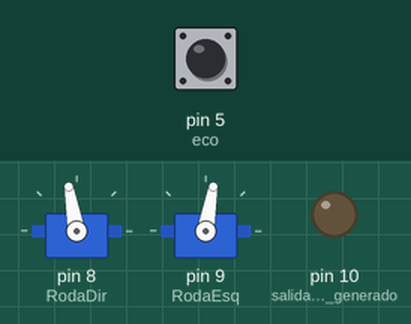
Recording of a sketch running on a simulated Arduino Uno, built with avr-gcc and run on an emulated ATmega328P. Shown: 2 × servo, output pins drawn as LEDs (lit = HIGH). Inputs (shaded band) come from the test bench; at power-on: pin 5 (eco) LOW.

Above: at 1.2 s.
1.3 s: pin 5 (eco) pulsed HIGH 2 times (0.12 s each, 0.3 s apart)
At 2.4 s:
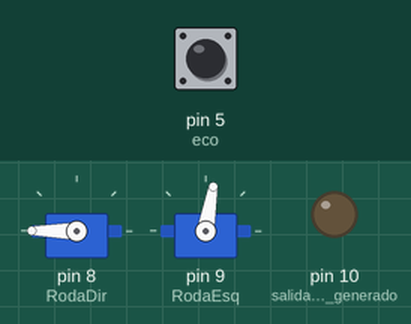
Timing chart, 0 to 4.3 s (numbered marks = the images above; inputs shaded):
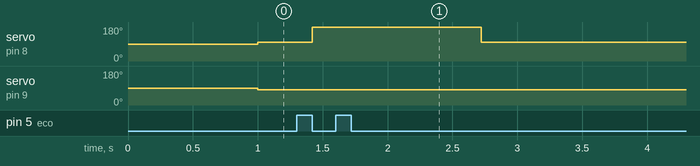

The sketch:

codigo_P_v1.ino
```cpp
#include <Servo.h>


//Inicializa as variaveis
int Vel = 10;
int Ajust = 15;
int D_Atual = 0;
int Sp = 0;
int P = 0;
int erro = 0;
int kp = 5;
long dis;
long tem;
int trigger=4;
int eco=5;

Servo RodaDir,RodaEsq;


 //Configura os pinos
void setup()
{
  pinMode(10, OUTPUT); //salida del pulso generado por el sensor ultrasónico
  pinMode(9, INPUT);//entrada del pulso generado por el sensor ultrasónico
  pinMode(11, INPUT);//alarma de la distancia(encenderá el led)
  RodaDir.attach(8);
  RodaEsq.attach(9);

}

void loop()
{
  //Le as informacoes dos sensores
  us();
  erro= Sp-D_Atual;
  P=kp*erro;

  //Condiçoes e regras
  if(D_Atual>=16){
  RodaDir.write((90+Vel)-P);
  RodaEsq.write(90-Vel);

  }
  else if(D_Atual<=14){
  RodaEsq.write((90-Vel)-P);
  RodaDir.write(90+Vel);
  }
  else
  RodaDir.write(90+Vel);
  RodaEsq.write(90-Vel);
  }
 void us(){
digitalWrite(trigger,LOW);//recibimiento del pulso.
delayMicroseconds(5);
digitalWrite(trigger, HIGH);//envió del pulso.
delayMicroseconds(10);
digitalWrite(trigger,LOW);
tem=pulseIn(eco, HIGH);//fórmula para medir el pulso entrante.
D_Atual= long(0.017*tem);//fórmula para calcular la distancia del sensor ultrasónico.
}
```

Measured:
- after the input at 1.3 s, servo on pin 8 (RodaDir): 100° → 180° after 0.12 s, → 100° 1.3 s later
